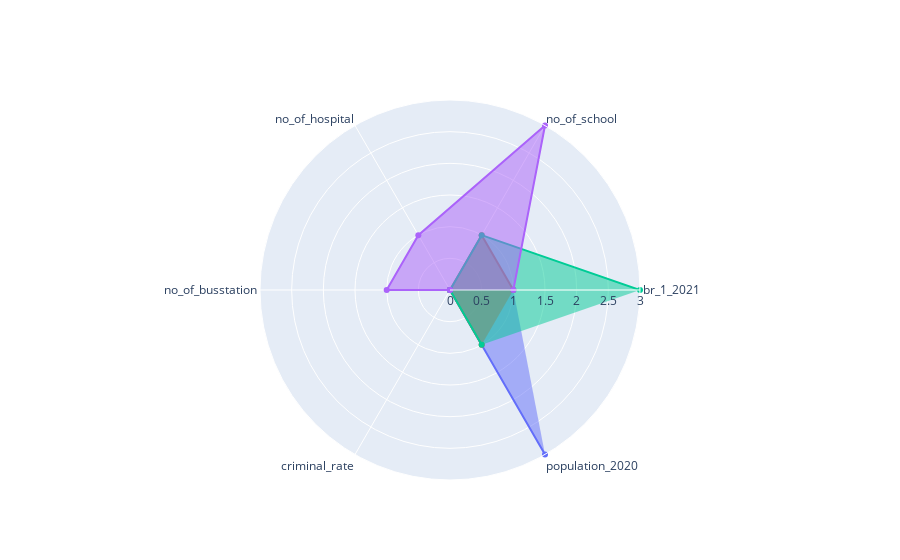

This figure's notebook cell:
### Code cell
###################################################
## Modeling #######################################
###################################################

df_kmean = df_neighborhood_model.copy()

my_model = KMeans().fit(df_kmean.to_numpy())
labels = my_model.labels_
print('Silhouette Score:', metrics.silhouette_score(df_kmean,labels))
print('Calinski Harabasz Score:', metrics.calinski_harabasz_score(df_kmean, labels))

model = KMeans() # setup the model 
elbow_k = apply_elbow(model, df_kmean) # use the k value returned by the Elbow Method
if elbow_k is None:
     elbow_k = 3
                
kmean_cluster = kmean_fit_and_predict(elbow_k, 5, df_kmean)

PCA_plot_2d(df_kmean, kmean_cluster, 'K-means Clustering Visualized in 2 dimensions')
df_kmean = df_neighborhood.copy()
df_kmean['cluster'] = kmean_cluster



###################################################
## Print the radar chart ##########################
###################################################

categories = features

fig = go.Figure()

max_r = 0
    
for i in set(df_kmean['cluster']):
    r = []
    
    for j in categories:
        #r.append(get_radar_value_by_std(df_kmean[df_kmean['cluster'] == i][j].mean(), df_neighborhood[j].mean()))
        r.append(get_radar_value_by_rescale(df_kmean[df_kmean['cluster'] == i][j].mean(), df_neighborhood[j].min(), df_neighborhood[j].max()))
    
    fig.add_trace(go.Scatterpolar(
          r=r,
          theta=categories,
          fill='toself',
          name='Cluster'+str(i)
    ))
    
    if max(r) > max_r:
        max_r = max(r)

fig.update_layout(
  polar=dict(
    radialaxis=dict(
      visible=True,
      range=[0, max_r]
    )),
  showlegend=False
)

fig.show()


###################################################
## Print the map ##################################
###################################################

# get NYC latitude and longitude

address = 'New York City, NY'
location = None

geolocator = Nominatim(user_agent="ny_explorer")
location = geolocator.geocode(address)
nyc_latitude = location.latitude
nyc_longitude = location.longitude

print('The geograpical coordinate of New York City are {}, {}.'.format(nyc_latitude, nyc_longitude))


# create map
map_clusters = folium.Map(location=[nyc_latitude, nyc_longitude], zoom_start=10)

# set color scheme for the clusters
colors_array = cm.rainbow(np.linspace(0, 1, elbow_k))
if elbow_k > 5:
    rainbow = [colors.rgb2hex(i) for i in colors_array]
else:
    ## blue: 3471EB, red: BB0000, green: 00BB00, purple: 6E34EB, orange: EBA134
    rainbow = ['#3471EB', '#BB0000', '#EBA134', '#6E34EB', '#00BB00'] 
    

# add markers to the map
markers_colors = []
for lat, lon, poi, cluster in zip(neighborhood['latitude'], neighborhood['longitude'], neighborhood['neighborhood'], df_kmean['cluster']):
    label = folium.Popup(str(poi) + ' Cluster ' + str(cluster), parse_html=True)
    folium.CircleMarker(
        [lat, lon],
        radius=5,
        popup=label,
        color=rainbow[cluster-1],
        fill=True,
        fill_color=rainbow[cluster-1],
        fill_opacity=0.8).add_to(map_clusters)
       
map_clusters

### Figure 1 — Plotly figure (JSON) as saved in the notebook; plotly's stock layout.template omitted (floating-point values rounded to 4 significant figures)
{"data": [{"fill": "toself", "name": "Cluster0", "r": [1, 0, 0, 0, 0, 3], "theta": ["br_1_2021", "no_of_school", "no_of_hospital", "no_of_busstation", "criminal_rate", "population_2020"], "type": "scatterpolar"}, {"fill": "toself", "name": "Cluster1", "r": [1, 1, 0, 0, 0, 1], "theta": ["br_1_2021", "no_of_school", "no_of_hospital", "no_of_busstation", "criminal_rate", "population_2020"], "type": "scatterpolar"}, {"fill": "toself", "name": "Cluster2", "r": [3, 1, 0, 0, 0, 1], "theta": ["br_1_2021", "no_of_school", "no_of_hospital", "no_of_busstation", "criminal_rate", "population_2020"], "type": "scatterpolar"}, {"fill": "toself", "name": "Cluster3", "r": [1, 3, 1, 1, 0, 0], "theta": ["br_1_2021", "no_of_school", "no_of_hospital", "no_of_busstation", "criminal_rate", "population_2020"], "type": "scatterpolar"}], "layout": {"autosize": true, "polar": {"angularaxis": {"type": "category"}, "radialaxis": {"autorange": false, "range": [0, 3], "type": "linear", "visible": true}}, "showlegend": false}}
